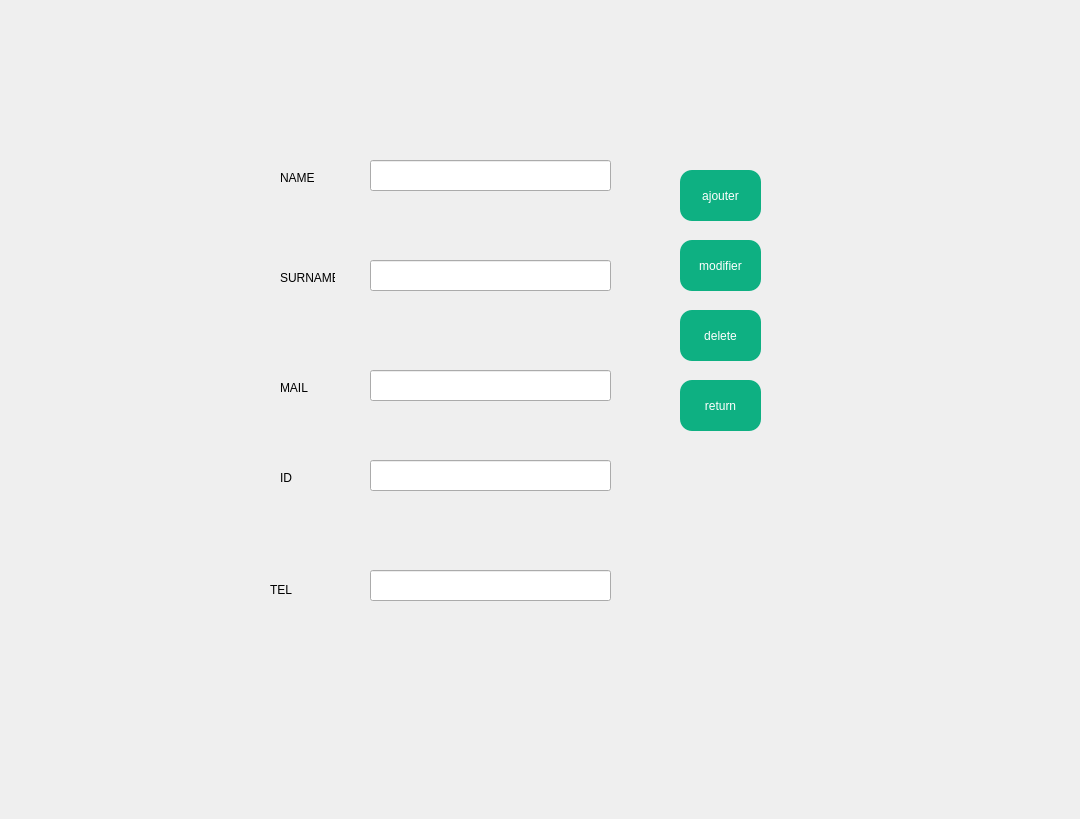
    <widget class="QWidget" name="tab_3">
     <attribute name="title">
      <string>Page</string>
     </attribute>
     <widget class="QLineEdit" name="lineadr">
      <property name="geometry">
       <rect>
        <x>370</x>
        <y>370</y>
        <width>241</width>
        <height>31</height>
       </rect>
      </property>
      <property name="text">
       <string/>
      </property>
     </widget>
     <widget class="QPushButton" name="pushButton_28">
      <property name="geometry">
       <rect>
        <x>380</x>
        <y>670</y>
        <width>71</width>
        <height>71</height>
       </rect>
      </property>
      <property name="text">
       <string/>
      </property>
      <property name="flat">
       <bool>true</bool>
      </property>
     </widget>
     <widget class="QLineEdit" name="linesurname">
      <property name="geometry">
       <rect>
        <x>370</x>
        <y>260</y>
        <width>241</width>
        <height>31</height>
       </rect>
      </property>
      <property name="text">
       <string/>
      </property>
     </widget>
     <widget class="QPushButton" name="bsupp">
      <property name="geometry">
       <rect>
        <x>680</x>
        <y>310</y>
        <width>81</width>
        <height>51</height>
       </rect>
      </property>
      <property name="styleSheet">
       <string notr="true">QPushButton
{
  background: #0eb082;
      color: white;
               background-image:-moz-linear-gradient(top, #ff3443, #ad232e);
               background-image:-o-linear-gradient(top, #ff3443, #ad232e);
               background-image:-webkit-gradient(linear, center top, center bottom,
                    from(#ff3443), to(#ad232e));
               background-image:linear-gradient(top, #ff3443, #ad232e);
               width:90px;
border-radius: 12px;
}
QPushButton:hover {
    background-color: rgb(0,171, 159);
}</string>
      </property>
      <property name="text">
       <string>delete</string>
      </property>
     </widget>
     <widget class="QLineEdit" name="lineEdit_5">
      <property name="geometry">
       <rect>
        <x>370</x>
        <y>570</y>
        <width>241</width>
        <height>31</height>
       </rect>
      </property>
      <property name="text">
       <string/>
      </property>
     </widget>
     <widget class="QLineEdit" name="lineid">
      <property name="geometry">
       <rect>
        <x>370</x>
        <y>460</y>
        <width>241</width>
        <height>31</height>
       </rect>
      </property>
      <property name="text">
       <string/>
      </property>
     </widget>
     <widget class="QPushButton" name="bmod">
      <property name="geometry">
       <rect>
        <x>680</x>
        <y>240</y>
        <width>81</width>
        <height>51</height>
       </rect>
      </property>
      <property name="styleSheet">
       <string notr="true">QPushButton
{
  background: #0eb082;
      color: white;
               background-image:-moz-linear-gradient(top, #ff3443, #ad232e);
               background-image:-o-linear-gradient(top, #ff3443, #ad232e);
               background-image:-webkit-gradient(linear, center top, center bottom,
                    from(#ff3443), to(#ad232e));
               background-image:linear-gradient(top, #ff3443, #ad232e);
               width:90px;
border-radius: 12px;
}
QPushButton:hover {
    background-color: rgb(0,171, 159);
}</string>
      </property>
      <property name="text">
       <string>modifier</string>
      </property>
     </widget>
     <widget class="QLabel" name="label_13">
      <property name="geometry">
       <rect>
        <x>0</x>
        <y>10</y>
        <width>1071</width>
        <height>800</height>
       </rect>
      </property>
      <property name="text">
       <string/>
      </property>
     </widget>
     <widget class="QLineEdit" name="linename">
      <property name="geometry">
       <rect>
        <x>370</x>
        <y>160</y>
        <width>241</width>
        <height>31</height>
       </rect>
      </property>
      <property name="text">
       <string/>
      </property>
     </widget>
     <widget class="QPushButton" name="bajout">
      <property name="geometry">
       <rect>
        <x>680</x>
        <y>170</y>
        <width>81</width>
        <height>51</height>
       </rect>
      </property>
      <property name="styleSheet">
       <string notr="true">QPushButton
{
  background: #0eb082;
      color: white;
               background-image:-moz-linear-gradient(top, #ff3443, #ad232e);
               background-image:-o-linear-gradient(top, #ff3443, #ad232e);
               background-image:-webkit-gradient(linear, center top, center bottom,
                    from(#ff3443), to(#ad232e));
               background-image:linear-gradient(top, #ff3443, #ad232e);
               width:90px;
border-radius: 12px;
}
QPushButton:hover {
    background-color: rgb(0,171, 159);
}</string>
      </property>
      <property name="text">
       <string>ajouter</string>
      </property>
     </widget>
     <widget class="QPushButton" name="editclientreturn">
      <property name="geometry">
       <rect>
        <x>680</x>
        <y>380</y>
        <width>81</width>
        <height>51</height>
       </rect>
      </property>
      <property name="styleSheet">
       <string notr="true">QPushButton
{
  background: #0eb082;
      color: white;
               background-image:-moz-linear-gradient(top, #ff3443, #ad232e);
               background-image:-o-linear-gradient(top, #ff3443, #ad232e);
               background-image:-webkit-gradient(linear, center top, center bottom,
                    from(#ff3443), to(#ad232e));
               background-image:linear-gradient(top, #ff3443, #ad232e);
               width:90px;
border-radius: 12px;
}
QPushButton:hover {
    background-color: rgb(0,171, 159);
}</string>
      </property>
      <property name="text">
       <string>return</string>
      </property>
     </widget>
     <widget class="QLabel" name="label_14">
      <property name="geometry">
       <rect>
        <x>270</x>
        <y>580</y>
        <width>91</width>
        <height>20</height>
       </rect>
      </property>
      <property name="text">
       <string>TEL</string>
      </property>
     </widget>
     <widget class="QLabel" name="label_8">
      <property name="geometry">
       <rect>
        <x>280</x>
        <y>270</y>
        <width>55</width>
        <height>16</height>
       </rect>
      </property>
      <property name="text">
       <string>SURNAME</string>
      </property>
     </widget>
     <widget class="QLabel" name="label_9">
      <property name="geometry">
       <rect>
        <x>280</x>
        <y>170</y>
        <width>55</width>
        <height>16</height>
       </rect>
      </property>
      <property name="text">
       <string>NAME</string>
      </property>
     </widget>
     <widget class="QLabel" name="label_10">
      <property name="geometry">
       <rect>
        <x>280</x>
        <y>470</y>
        <width>55</width>
        <height>16</height>
       </rect>
      </property>
      <property name="text">
       <string>ID</string>
      </property>
     </widget>
     <widget class="QLabel" name="label_11">
      <property name="geometry">
       <rect>
        <x>280</x>
        <y>380</y>
        <width>55</width>
        <height>16</height>
       </rect>
      </property>
      <property name="text">
       <string>MAIL</string>
      </property>
     </widget>
     <zorder>label_13</zorder>
     <zorder>lineadr</zorder>
     <zorder>pushButton_28</zorder>
     <zorder>linesurname</zorder>
     <zorder>bsupp</zorder>
     <zorder>lineEdit_5</zorder>
     <zorder>lineid</zorder>
     <zorder>bmod</zorder>
     <zorder>linename</zorder>
     <zorder>bajout</zorder>
     <zorder>editclientreturn</zorder>
     <zorder>label_14</zorder>
     <zorder>label_8</zorder>
     <zorder>label_9</zorder>
     <zorder>label_10</zorder>
     <zorder>label_11</zorder>
    </widget>
